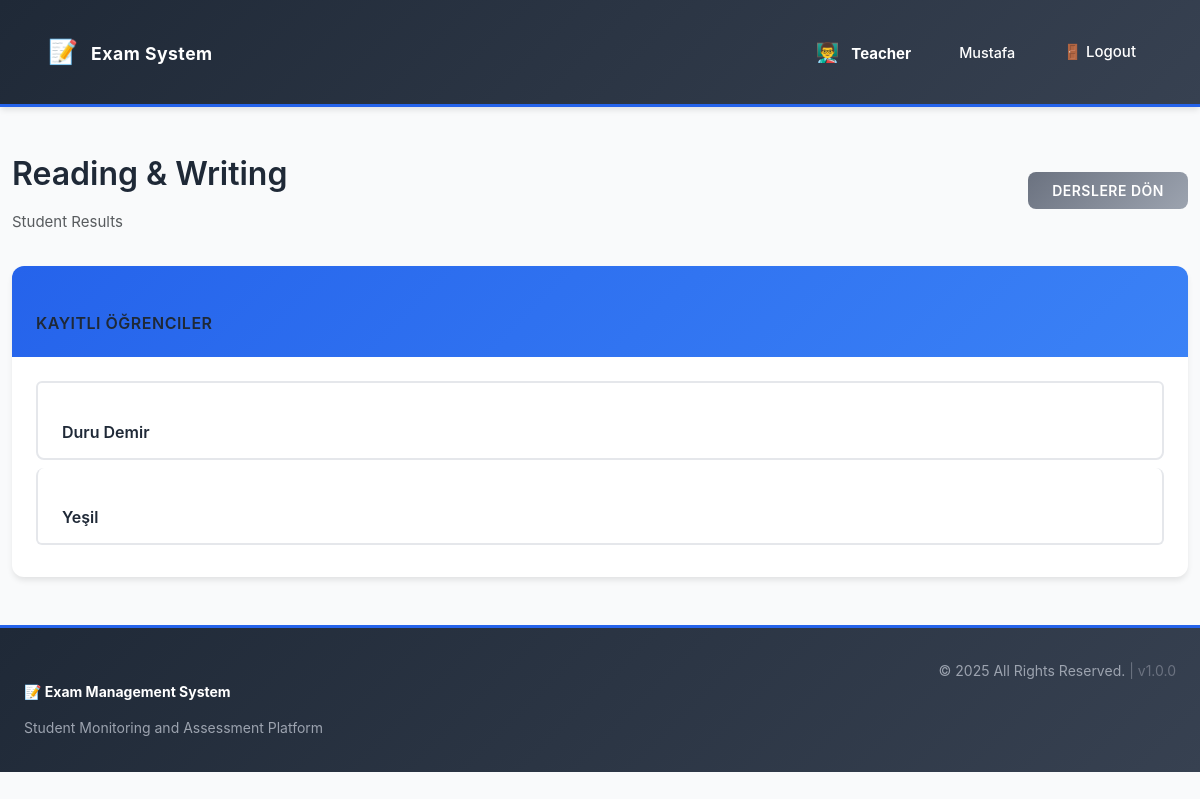
Screenshot of /index.php?page=results_students&subject_id=2 (signed in) with the database file from the repository.
### tables this page shows
CREATE TABLE subjects (
    id INTEGER PRIMARY KEY AUTOINCREMENT,
    name VARCHAR(255) NOT NULL UNIQUE
);

CREATE TABLE "users" (
    id INTEGER PRIMARY KEY AUTOINCREMENT,
    username VARCHAR(255) NOT NULL UNIQUE,
    password_hash VARCHAR(255) NOT NULL,
    role TEXT CHECK(role IN ('admin', 'teacher', 'student', 'coach')) NOT NULL
);

### views/teacher/results_students.php (the view, shortened to what this page needs)
<?php
$subject_id = $_GET['subject_id'] ?? null;
$teacher_id = $_SESSION['user_id'];
$subject_check = $pdo->prepare(
    "SELECT s.* FROM subjects s
     WHERE s.id = :subject_id AND EXISTS(
        SELECT 1 FROM exams WHERE subject_id = s.id AND teacher_id = :teacher_id
     )"
);
$subject_check->execute(['subject_id' => $subject_id, 'teacher_id' => $teacher_id]);
$subject = $subject_check->fetch();
$students_stmt = $pdo->prepare(
    "SELECT DISTINCT u.id, u.username FROM users u
     JOIN enrollments e ON u.id = e.user_id
     WHERE e.subject_id = :subject_id AND e.teacher_id = :teacher_id AND u.role = 'student'
     ORDER BY u.username"
);
$students_stmt->execute(['subject_id' => $subject_id, 'teacher_id' => $teacher_id]);
$students = $students_stmt->fetchAll();
?>
<!DOCTYPE html>
<html lang="en">
<head>
    <link href="https://cdn.jsdelivr.net/npm/bootstrap@5.3.3/dist/css/bootstrap.min.css" rel="stylesheet">
    <link href="css/style.css" rel="stylesheet">
</head>
<body>
    <?php require __DIR__ . '/../../includes/navbar.php'; ?>
    <div class="container mt-4">
        <div class="d-flex justify-content-between align-items-center mb-3">
            <div>
                <h1><?php echo htmlspecialchars($subject['name']); ?></h1>
                <p class="text-muted">Student Results</p>
            </div>
            <a href="index.php?page=results" class="btn btn-secondary">Derslere Dön</a>
        </div>
        <div class="card">
            <div class="card-header bg-primary text-white">
                <h5 class="mb-0">Kayıtlı Öğrenciler</h5>
            </div>
            <div class="card-body">
                <?php if (empty($students)): ?>
                    <p class="text-muted">Bu derste kayıtlı öğrenci bulunmamaktadır.</p>
                <?php else: ?>
                    <div class="list-group">
                        <?php foreach ($students as $student): ?>
                            <a href="index.php?page=results_exams&student_id=<?php echo $student['id']; ?>&subject_id=<?php echo $subject_id; ?>"
                               class="list-group-item list-group-item-action">
                                <h5 class="mb-0"><?php echo htmlspecialchars($student['username']); ?></h5>
                            </a>
                        <?php endforeach; ?>
                    </div>
                <?php endif; ?>
            </div>
        </div>
    </div>
<?php require __DIR__ . '/../../includes/footer.php'; ?>
</body>
</html>

### css/style.css (style rules this page uses)
:root { --primary: #2563eb; --primary-light: #3b82f6; --primary-dark: #1e40af; --success: #10b981; --success-light: #d1fae5; --danger: #ef4444; --danger-light: #fee2e2; --warning: #f59e0b; --warning-light: #fef3c7; --info: #06b6d4; --info-light: #cffafe; --dark: #1f2937; --dark-light: #374151; --gray: #6b7280; --gray-light: #e5e7eb; --light: #f9fafb; --white: #ffffff; --admin: #8b5cf6; --teacher: #06b6d4; --student: #10b981; --coach: #f59e0b; --spacing-xs: 0.25rem; --spacing-sm: 0.5rem; --spacing-md: 1rem; --spacing-lg: 1.5rem; --spacing-xl: 2rem; --spacing-2xl: 3rem; --radius-sm: 0.375rem; --radius-md: 0.5rem; --radius-lg: 0.75rem; --radius-xl: 1rem; --shadow-sm: 0 1px 2px 0 rgba(0, 0, 0, 0.05); --shadow-md: 0 4px 6px -1px rgba(0, 0, 0, 0.1); --shadow-lg: 0 10px 15px -3px rgba(0, 0, 0, 0.1); --shadow-xl: 0 20px 25px -5px rgba(0, 0, 0, 0.1); }
* { margin: 0; padding: 0; box-sizing: border-box; }
body { font-family: -apple-system, BlinkMacSystemFont, 'Segoe UI', 'Roboto', 'Oxygen', 'Ubuntu', 'Cantarell', sans-serif; color: var(--dark); background-color: var(--light); line-height: 1.6; font-size: 0.9375rem; }
h1, h2, h3, h4, h5, h6 { font-weight: 600; color: var(--dark); margin-top: var(--spacing-lg); margin-bottom: var(--spacing-md); }
h1 { font-size: 2rem; }
h5 { font-size: 1rem; }
a { color: var(--primary); text-decoration: none; transition: color 0.2s ease; }
.container-fluid, .container { max-width: 100%; }
.card { border: none; border-radius: var(--radius-lg); box-shadow: var(--shadow-md); transition: all 0.3s ease; overflow: hidden; }
.card-header { background: linear-gradient(135deg, var(--primary) 0%, var(--primary-light) 100%); color: var(--white); border: none; font-weight: 600; padding: var(--spacing-lg); text-transform: uppercase; letter-spacing: 0.5px; font-size: 0.875rem; }
.card-body { padding: var(--spacing-lg); }
.btn { border: none; border-radius: var(--radius-md); font-weight: 600; padding: var(--spacing-sm) var(--spacing-lg); transition: all 0.2s ease; font-size: 0.875rem; text-transform: uppercase; letter-spacing: 0.5px; cursor: pointer; }
.btn-secondary { background: linear-gradient(135deg, var(--gray) 0%, #9ca3af 100%); color: var(--white); }
.bg-primary { background-color: var(--primary) !important; }
.list-group-item { border: 2px solid var(--gray-light); padding: var(--spacing-md) var(--spacing-lg); border-radius: var(--radius-md); margin-bottom: var(--spacing-sm); transition: all 0.2s ease; }
.text-muted { color: var(--gray); }
.mt-4 { margin-top: var(--spacing-xl); }
.mb-0 { margin-bottom: 0; }
.mb-3 { margin-bottom: var(--spacing-lg); }
html, body { height: 100%; }
body { display: flex; flex-direction: column; }

### rows the page displays
subjects: name "Reading & Writing"
users: username "Duru Demir"
users: username "Yeşil"

### other values shown
$role_info['icon'] "👨‍🏫"
$role_info['name'] "Teacher"
$_SESSION['username'] "Mustafa"
